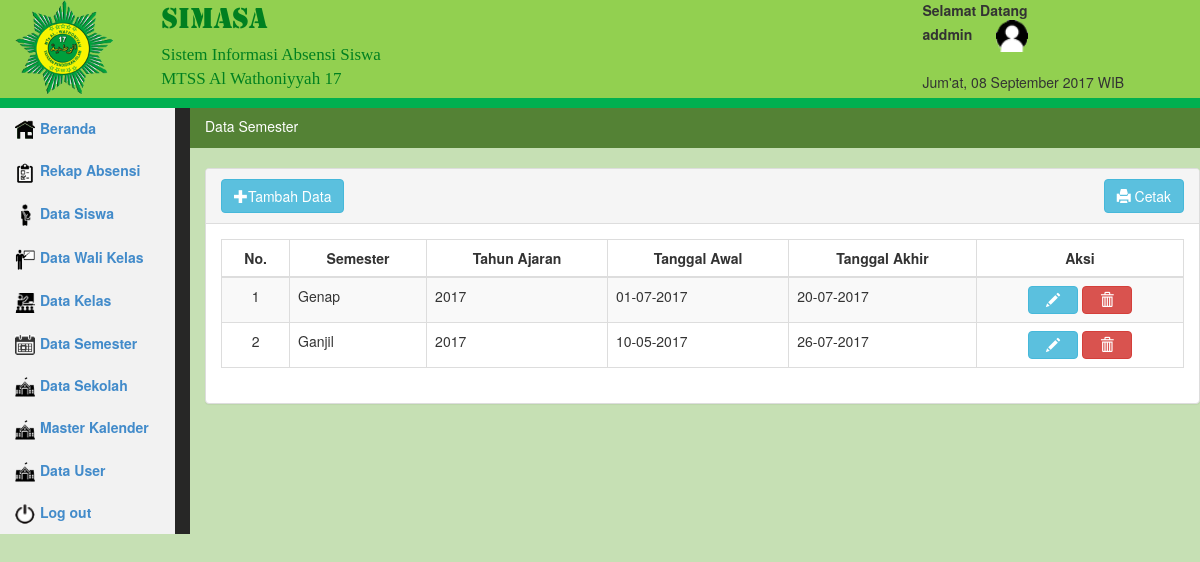
The app's page /media.php?module=semester (signed in) with its own data.
### tables this page shows
CREATE TABLE `semester` (
  `id_semester` int(11) NOT NULL AUTO_INCREMENT,
  `tahun` varchar(4) DEFAULT NULL,
  `semester` varchar(6) DEFAULT NULL,
  `tgl_awal` date DEFAULT NULL,
  `tgl_akhir` date DEFAULT NULL,
  PRIMARY KEY (`id_semester`)
);

### module/semester/semester_data.php (the view, shortened to what this page needs)
<link rel="stylesheet" href="css/beranda.css">
<div class="row">
    <div id="">
        <ol class="breadcrumb">
            <li class="link_breadcrumb" href="#">Data Semester</li>
        </ol>
    </div>
</div>
<div class="row">
    <div class="col-lg-12">
        <div class="panel panel-default">
            <div class="panel-heading">
                <a href="?module=semester_tambah">
                    <button class="btn btn-info"><span class="glyphicon glyphicon-plus"></span>Tambah Data</button>
                </a>
                <a href="module/semester/semester_cetak.php" target="_blank">
                    <button class="btn btn-info float_right"><span class="glyphicon glyphicon-print"></span> Cetak</button>
                </a>
            </div>
            <div class="panel-body">
                <div class="table-responsive">
                    <table class="table table-striped table-bordered table-hover" id="table_data">
                        <thead>
                            <tr>
                                <th class="text-center">No.</th>
								<th class="text-center">Semester</th>
                                <th class="text-center">Tahun Ajaran</th>
                                <th class="text-center">Tanggal Awal</th>
                                <th class="text-center">Tanggal Akhir</th>
                                <th class="text-center">Aksi</th>
                            </tr>
                        </thead>
                        <tbody>
                        <?php
                        include 'config/conn.php';
                        $no     = 1;
                        $query_smstr = mysqli_query($conn, "select id_semester,semester, tahun, DATE_FORMAT(tgl_awal,'%d-%m-%Y') tgl_awal, DATE_FORMAT(tgl_akhir,'%d-%m-%Y') tgl_akhir from semester");
                        while($res_smstr = mysqli_fetch_array($query_smstr))
                        {
                        ?>
                            <tr class="odd gradeX">
                                <td class="text-center"><?php echo $no;  ?></td>
                                <td><?php echo $res_smstr['semester'];  ?></td>
                                <td><?php echo $res_smstr['tahun'];  ?></td>
                                <td><?php echo $res_smstr['tgl_awal'];  ?></td>
                                <td><?php echo $res_smstr['tgl_akhir'];  ?></td>
                                <td class="text-center">
        							<a href="./././media.php?module=semester_edit&id_semester=<?php echo $res_smstr['id_semester'] ?>">
            							<button type="button" class="btn btn-info btn-aksi"><span class="glyphicon glyphicon-pencil"></button>
                                    </a>
                                        <button onclick="hapus_data(<?php echo $res_smstr['id_semester']; ?>)" type="button" class="btn btn-danger btn-aksi"><span class="glyphicon glyphicon-trash"></button>
                                </td>
                            </tr>
                            <?php
                            $no++;
                            }
                            ?>
                        </tbody>
                    </table>
                </div>
            </div>
        </div>
    </div>
</div>

### css/sb-admin.css (style rules this page uses)
body { padding-top: 100px; background-color: #f8f8f8; }
@media (min-width:768px) { body { padding-top: 50px; } }

### css/media.css (style rules this page uses)
.btn-aksi { width: 50px; padding: 3px; }
.float_right { float: right; }

### css/beranda.css (style rules this page uses)
.breadcrumb { background-color: #548235; height: 40px; border-radius: 0px; }
.link_breadcrumb { color: #ffffff; }

### records on screen
semester: semester "Genap", tahun "2017", tgl_awal "01-07-2017", tgl_akhir "20-07-2017"
semester: semester "Ganjil", tahun "2017", tgl_awal "10-05-2017", tgl_akhir "26-07-2017"

### other values on screen
$_SESSION['nama_login'] "addmin"
$hari "Jum'at"
